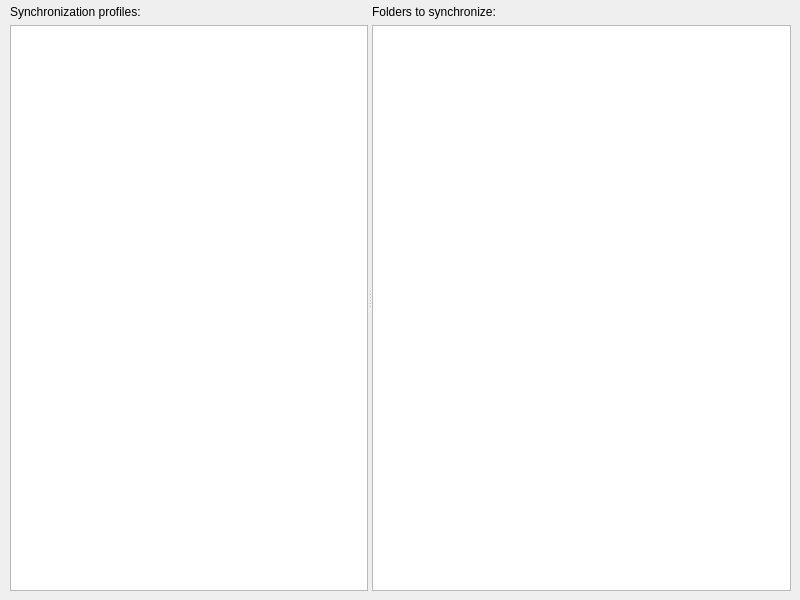
<?xml version="1.0" encoding="UTF-8"?>
<ui version="4.0">
 <class>MainWindow</class>
 <widget class="QMainWindow" name="MainWindow">
  <property name="geometry">
   <rect>
    <x>0</x>
    <y>0</y>
    <width>800</width>
    <height>600</height>
   </rect>
  </property>
  <property name="windowTitle">
   <string>MainWindow</string>
  </property>
  <widget class="QWidget" name="centralWidget">
   <widget class="QWidget" name="verticalLayoutWidget">
    <property name="geometry">
     <rect>
      <x>0</x>
      <y>0</y>
      <width>801</width>
      <height>601</height>
     </rect>
    </property>
    <layout class="QVBoxLayout" name="mainLayout">
     <property name="leftMargin">
      <number>10</number>
     </property>
     <property name="topMargin">
      <number>5</number>
     </property>
     <property name="rightMargin">
      <number>10</number>
     </property>
     <property name="bottomMargin">
      <number>10</number>
     </property>
     <item>
      <widget class="QSplitter" name="horizontalSplitter">
       <property name="orientation">
        <enum>Qt::Horizontal</enum>
       </property>
       <property name="childrenCollapsible">
        <bool>false</bool>
       </property>
       <widget class="QWidget" name="layoutWidget">
        <layout class="QVBoxLayout" name="syncProfilesLayout">
         <item>
          <widget class="QLabel" name="SyncLabel">
           <property name="text">
            <string>Synchronization profiles:</string>
           </property>
          </widget>
         </item>
         <item>
          <widget class="RemovableListView" name="syncProfilesView">
           <property name="minimumSize">
            <size>
             <width>200</width>
             <height>0</height>
            </size>
           </property>
           <property name="font">
            <font>
             <pointsize>10</pointsize>
            </font>
           </property>
           <property name="contextMenuPolicy">
            <enum>Qt::CustomContextMenu</enum>
           </property>
          </widget>
         </item>
        </layout>
       </widget>
       <widget class="QWidget" name="layoutWidget">
        <layout class="QVBoxLayout" name="folderLayout">
         <item>
          <widget class="QLabel" name="foldersLabel">
           <property name="text">
            <string>Folders to synchronize:</string>
           </property>
          </widget>
         </item>
         <item>
          <widget class="FolderListView" name="folderListView">
           <property name="minimumSize">
            <size>
             <width>300</width>
             <height>0</height>
            </size>
           </property>
           <property name="font">
            <font>
             <pointsize>10</pointsize>
            </font>
           </property>
           <property name="contextMenuPolicy">
            <enum>Qt::CustomContextMenu</enum>
           </property>
           <property name="editTriggers">
            <set>QAbstractItemView::NoEditTriggers</set>
           </property>
          </widget>
         </item>
        </layout>
       </widget>
      </widget>
     </item>
    </layout>
   </widget>
  </widget>
 </widget>
 <customwidgets>
  <customwidget>
   <class>RemovableListView</class>
   <extends>QListView</extends>
   <header>Source/RemovableListView.h</header>
  </customwidget>
  <customwidget>
   <class>FolderListView</class>
   <extends>QListView</extends>
   <header>Source/FolderListView.h</header>
  </customwidget>
 </customwidgets>
 <resources/>
 <connections/>
</ui>
